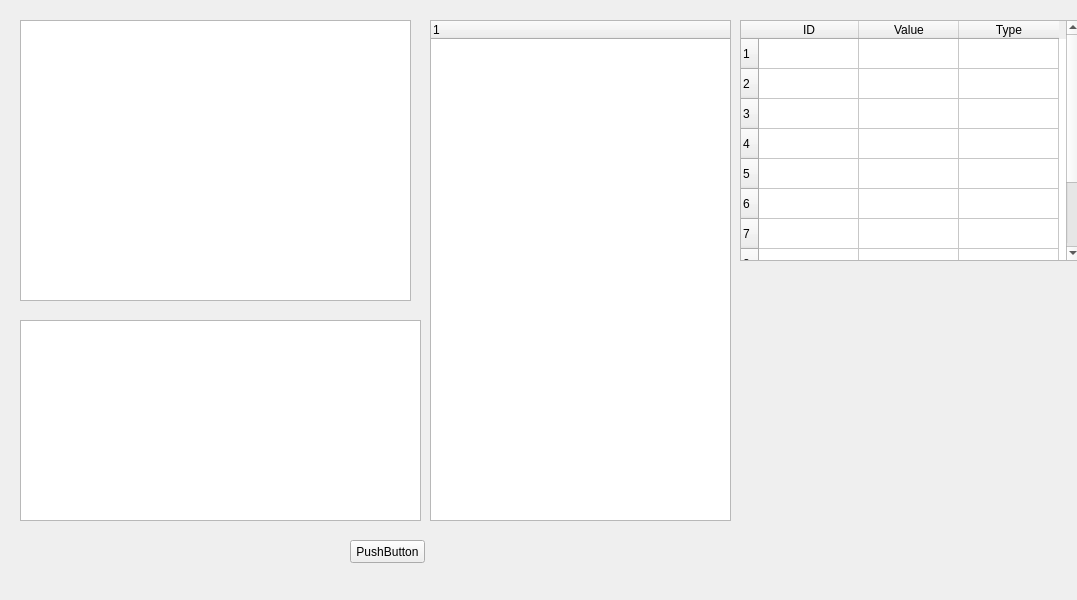
<?xml version="1.0" encoding="UTF-8"?>
<ui version="4.0">
 <class>MainWindow</class>
 <widget class="QMainWindow" name="MainWindow">
  <property name="geometry">
   <rect>
    <x>0</x>
    <y>0</y>
    <width>1077</width>
    <height>600</height>
   </rect>
  </property>
  <property name="windowTitle">
   <string>MainWindow</string>
  </property>
  <widget class="QWidget" name="centralwidget">
   <widget class="QTextEdit" name="textEdit">
    <property name="geometry">
     <rect>
      <x>20</x>
      <y>20</y>
      <width>391</width>
      <height>281</height>
     </rect>
    </property>
   </widget>
   <widget class="QPushButton" name="pushButton">
    <property name="geometry">
     <rect>
      <x>350</x>
      <y>540</y>
      <width>75</width>
      <height>23</height>
     </rect>
    </property>
    <property name="text">
     <string>PushButton</string>
    </property>
   </widget>
   <widget class="QTextEdit" name="textEdit_2">
    <property name="geometry">
     <rect>
      <x>20</x>
      <y>320</y>
      <width>401</width>
      <height>201</height>
     </rect>
    </property>
   </widget>
   <widget class="QTreeWidget" name="treeWidget">
    <property name="geometry">
     <rect>
      <x>430</x>
      <y>20</y>
      <width>301</width>
      <height>501</height>
     </rect>
    </property>
    <column>
     <property name="text">
      <string notr="true">1</string>
     </property>
    </column>
   </widget>
   <widget class="QTableWidget" name="tableWidget">
    <property name="geometry">
     <rect>
      <x>740</x>
      <y>20</y>
      <width>341</width>
      <height>241</height>
     </rect>
    </property>
    <property name="rowCount">
     <number>10</number>
    </property>
    <row/>
    <row/>
    <row/>
    <row/>
    <row/>
    <row/>
    <row/>
    <row/>
    <row/>
    <row/>
    <column>
     <property name="text">
      <string>ID</string>
     </property>
    </column>
    <column>
     <property name="text">
      <string>Value</string>
     </property>
    </column>
    <column>
     <property name="text">
      <string>Type</string>
     </property>
    </column>
   </widget>
  </widget>
 </widget>
 <resources/>
 <connections/>
</ui>
